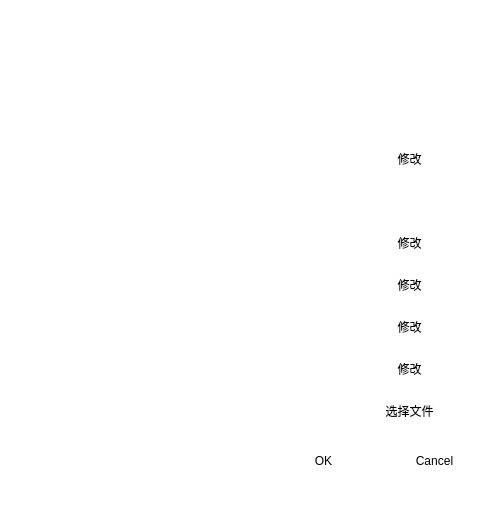
<?xml version="1.0" encoding="UTF-8"?>
<ui version="4.0">
 <class>Dialog</class>
 <widget class="QDialog" name="Dialog">
  <property name="geometry">
   <rect>
    <x>0</x>
    <y>0</y>
    <width>498</width>
    <height>505</height>
   </rect>
  </property>
  <property name="windowTitle">
   <string>Dialog</string>
  </property>
  <property name="styleSheet">
   <string notr="true">QDialog {background-color:rgb(255, 255, 255);background-image: url(:/icons/background_2.bmp);}QLabel{color:rgb(255, 255, 255);font: 10pt &quot;楷体&quot;;}QPushButton{background-color:rgba(255, 255, 255, 200);border:none;border-radius:5px;font: 10pt &quot;楷体&quot;;min-width:130px;color:rgb(0, 0, 0)}QPushButton:hover{background-color:rgba(255, 255, 255, 150);}
QPushButton:disabled{background-color:rgba(255, 255, 255, 150);color:rgba(255, 255, 255, 180);}
QMessageBox QPushButton:hover{background-color:rgba(255, 255, 255, 150);}
QMessageBox QPushButton{background-color:rgba(255, 255, 255, 200);border:none;border-radius:5px;font: 10pt &quot;楷体&quot;;min-width:130px;min-heigth:28px;color:rgb(0, 0, 0)}</string>
  </property>
  <layout class="QGridLayout" name="gridLayout">
   <item row="0" column="0" colspan="3">
    <widget class="QLabel" name="label_9">
     <property name="maximumSize">
      <size>
       <width>16777215</width>
       <height>28</height>
      </size>
     </property>
     <property name="text">
      <string>请在修改 每个格子的宽度、bx、by前先确保高度、宽</string>
     </property>
    </widget>
   </item>
   <item row="7" column="2">
    <widget class="QPushButton" name="edit_a">
     <property name="minimumSize">
      <size>
       <width>130</width>
       <height>28</height>
      </size>
     </property>
     <property name="text">
      <string>修改</string>
     </property>
    </widget>
   </item>
   <item row="8" column="1">
    <widget class="QLabel" name="label_limit">
     <property name="text">
      <string>TextLabel</string>
     </property>
    </widget>
   </item>
   <item row="6" column="1">
    <widget class="QLabel" name="label_h">
     <property name="text">
      <string>TextLabel</string>
     </property>
    </widget>
   </item>
   <item row="8" column="2">
    <widget class="QPushButton" name="edit_limit">
     <property name="minimumSize">
      <size>
       <width>130</width>
       <height>28</height>
      </size>
     </property>
     <property name="text">
      <string>修改</string>
     </property>
    </widget>
   </item>
   <item row="3" column="1">
    <widget class="QLabel" name="label_bx">
     <property name="maximumSize">
      <size>
       <width>16777215</width>
       <height>28</height>
      </size>
     </property>
     <property name="text">
      <string>TextLabel</string>
     </property>
    </widget>
   </item>
   <item row="5" column="0">
    <widget class="QLabel" name="label">
     <property name="text">
      <string>宽度：</string>
     </property>
    </widget>
   </item>
   <item row="7" column="0">
    <widget class="QLabel" name="label_3">
     <property name="text">
      <string>总雷数：</string>
     </property>
    </widget>
   </item>
   <item row="9" column="2">
    <widget class="QPushButton" name="pushButton">
     <property name="minimumSize">
      <size>
       <width>130</width>
       <height>28</height>
      </size>
     </property>
     <property name="text">
      <string>选择文件</string>
     </property>
    </widget>
   </item>
   <item row="5" column="1">
    <widget class="QLabel" name="label_w">
     <property name="text">
      <string>TextLabel</string>
     </property>
    </widget>
   </item>
   <item row="9" column="0">
    <widget class="QLabel" name="label_8">
     <property name="text">
      <string>扫雷路径：</string>
     </property>
    </widget>
   </item>
   <item row="6" column="0">
    <widget class="QLabel" name="label_2">
     <property name="text">
      <string>高度：</string>
     </property>
    </widget>
   </item>
   <item row="2" column="1">
    <widget class="QLabel" name="label_cell_width">
     <property name="maximumSize">
      <size>
       <width>16777215</width>
       <height>28</height>
      </size>
     </property>
     <property name="text">
      <string>TextLabel</string>
     </property>
    </widget>
   </item>
   <item row="5" column="2">
    <widget class="QPushButton" name="edit_w">
     <property name="minimumSize">
      <size>
       <width>130</width>
       <height>28</height>
      </size>
     </property>
     <property name="text">
      <string>修改</string>
     </property>
    </widget>
   </item>
   <item row="2" column="0">
    <widget class="QLabel" name="label_4">
     <property name="maximumSize">
      <size>
       <width>16777215</width>
       <height>28</height>
      </size>
     </property>
     <property name="text">
      <string>每个格子的宽度：</string>
     </property>
    </widget>
   </item>
   <item row="4" column="0">
    <widget class="QLabel" name="label_5">
     <property name="maximumSize">
      <size>
       <width>16777215</width>
       <height>28</height>
      </size>
     </property>
     <property name="text">
      <string>by：</string>
     </property>
    </widget>
   </item>
   <item row="9" column="1">
    <widget class="QLabel" name="label_path">
     <property name="text">
      <string>TextLabel</string>
     </property>
    </widget>
   </item>
   <item row="6" column="2">
    <widget class="QPushButton" name="edit_h">
     <property name="minimumSize">
      <size>
       <width>130</width>
       <height>28</height>
      </size>
     </property>
     <property name="text">
      <string>修改</string>
     </property>
    </widget>
   </item>
   <item row="4" column="1">
    <widget class="QLabel" name="label_by">
     <property name="maximumSize">
      <size>
       <width>16777215</width>
       <height>28</height>
      </size>
     </property>
     <property name="text">
      <string>TextLabel</string>
     </property>
    </widget>
   </item>
   <item row="3" column="0">
    <widget class="QLabel" name="label_6">
     <property name="maximumSize">
      <size>
       <width>16777215</width>
       <height>28</height>
      </size>
     </property>
     <property name="text">
      <string>bx：</string>
     </property>
    </widget>
   </item>
   <item row="10" column="0" colspan="3">
    <widget class="QDialogButtonBox" name="buttonBox">
     <property name="minimumSize">
      <size>
       <width>0</width>
       <height>44</height>
      </size>
     </property>
     <property name="styleSheet">
      <string notr="true">QPushButton{background-color:rgba(255, 255, 255, 200);border:none;border-radius:5px;font: 10pt &quot;楷体&quot;;min-height:28px;min-width:105px;color:rgb(0, 0, 0)}QPushButton:hover{background-color:rgba(255, 255, 255, 150);}</string>
     </property>
     <property name="orientation">
      <enum>Qt::Horizontal</enum>
     </property>
     <property name="standardButtons">
      <set>QDialogButtonBox::Cancel|QDialogButtonBox::Ok</set>
     </property>
    </widget>
   </item>
   <item row="8" column="0">
    <widget class="QLabel" name="label_7">
     <property name="text">
      <string>limit：</string>
     </property>
    </widget>
   </item>
   <item row="7" column="1">
    <widget class="QLabel" name="label_a">
     <property name="text">
      <string>TextLabel</string>
     </property>
    </widget>
   </item>
   <item row="1" column="0" colspan="3">
    <widget class="QLabel" name="label_10">
     <property name="maximumSize">
      <size>
       <width>16777215</width>
       <height>28</height>
      </size>
     </property>
     <property name="text">
      <string>度，输入正确，修改后记得要重新截图哦。</string>
     </property>
    </widget>
   </item>
   <item row="2" column="2" rowspan="3">
    <widget class="QPushButton" name="edit_bx">
     <property name="minimumSize">
      <size>
       <width>130</width>
       <height>50</height>
      </size>
     </property>
     <property name="text">
      <string>修改</string>
     </property>
    </widget>
   </item>
  </layout>
 </widget>
 <resources>
  <include location="bg.qrc"/>
 </resources>
 <connections>
  <connection>
   <sender>buttonBox</sender>
   <signal>accepted()</signal>
   <receiver>Dialog</receiver>
   <slot>accept()</slot>
   <hints>
    <hint type="sourcelabel">
     <x>248</x>
     <y>254</y>
    </hint>
    <hint type="destinationlabel">
     <x>157</x>
     <y>274</y>
    </hint>
   </hints>
  </connection>
  <connection>
   <sender>buttonBox</sender>
   <signal>rejected()</signal>
   <receiver>Dialog</receiver>
   <slot>reject()</slot>
   <hints>
    <hint type="sourcelabel">
     <x>316</x>
     <y>260</y>
    </hint>
    <hint type="destinationlabel">
     <x>286</x>
     <y>274</y>
    </hint>
   </hints>
  </connection>
 </connections>
</ui>
